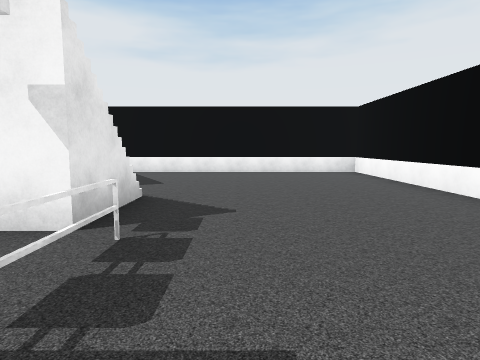
[1] (above)

14 first-person views from a walk through a Unity game level. The camera is 1.5 m above the floor, tilts 6° down and sees 75° across. The floor is counted in squares, 2 m on a side. Each view is taken from the middle of a square. On the plan, view 1 faces up. The plan holds only what a view shows up to about 10 squares ahead; the rest is blank. Some animated figures are left out.

[2]
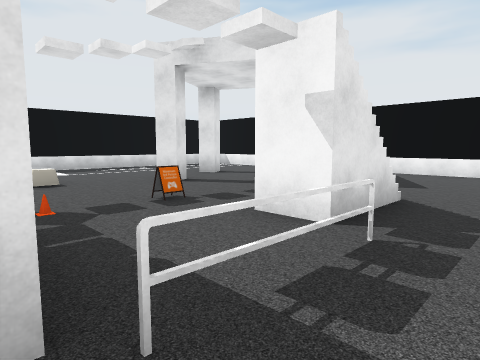

[3]
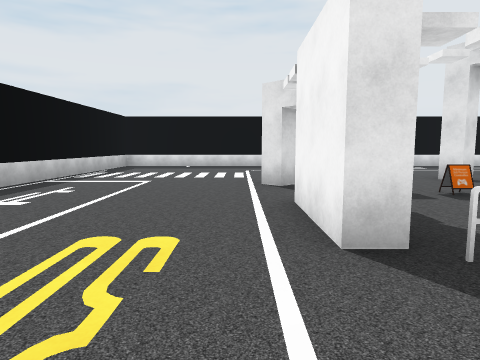

[4]
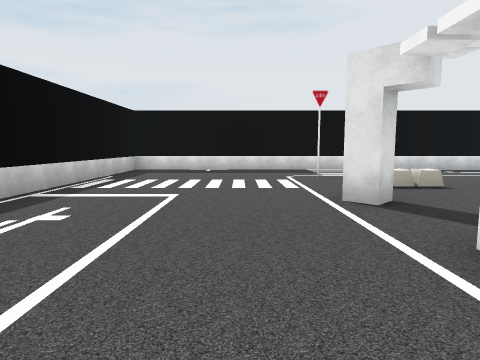

[5]
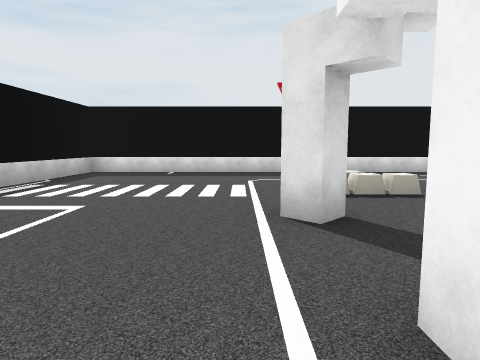

[6]
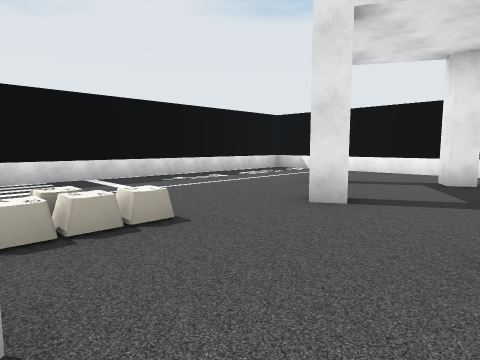

[7]
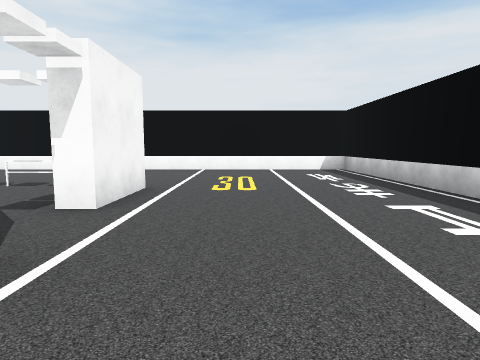

[8]
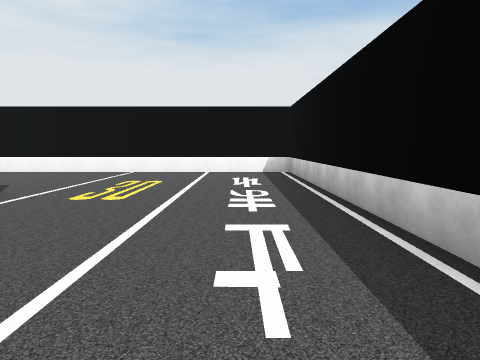

[9]
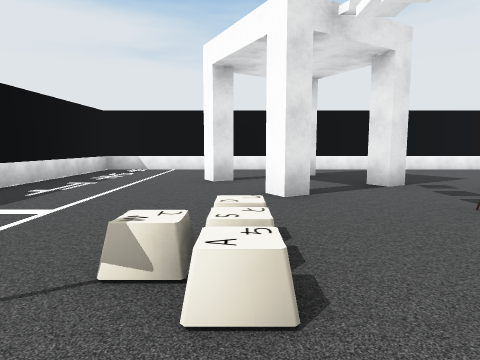

[10]
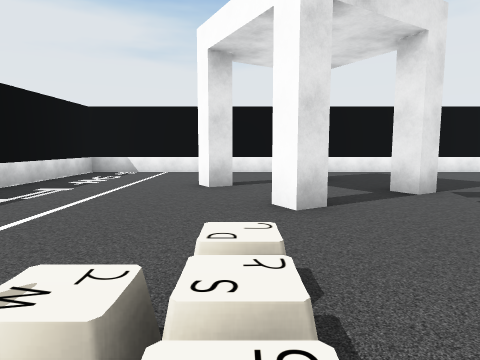

[11]
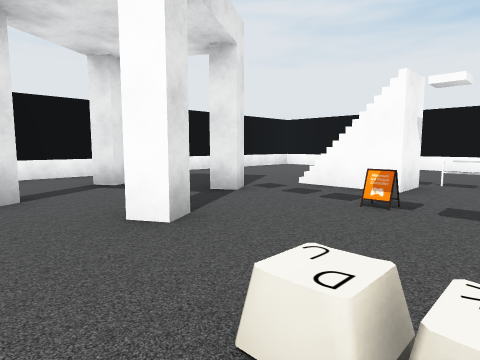

[12]
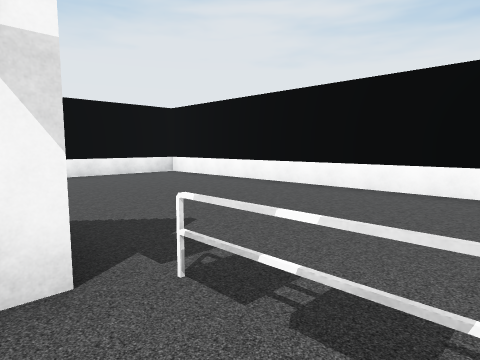

[13]
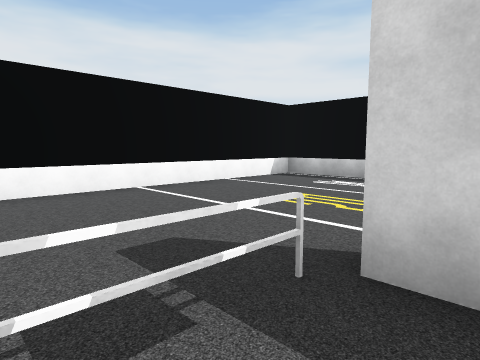

[14]
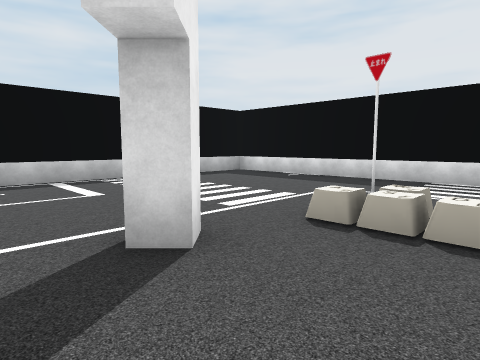

### Floor plan
Points are (right, up) in squares from view 1. A wall is a line through its corners. A room is listed if a view was taken in it or the views show most of it. See-through windows are left out.
Room 1 (views 1, 2, 3, 4, 5, 6, 7, 8, 9, 10, 11, 12, 13, 14)
walls: (-1.9, 0.2) (-1.2, 0.2) (-1.2, -0.2) (-3.3, -0.2) (-3.3, 0.2); (-5.8, -0.3) (-5.4, 0.1) (-5, -0.2) (-5.4, -0.6); (-6.1, 4.4) (-5.9, 3.9) (-6.3, 3.7) (-6.6, 4.1); (-3.7, 5.2) (-4.2, 4.9) (-4.4, 5.4); (-4.9, 7.4) (-5.4, 7.1) (-5.7, 7.5); (-11.5, -5.5) (3.5, -5.5) (3.5, 9.5) (-11.5, 9.5) (-11.5, -5.5)
low walls: (-4.1, 2.2) (-4.1, 2.7); (-4, 2.8) (-4, 2.3); (-6.8, 1.5) (-6.8, 0.5); (-6.8, 1.4) (-7.3, 1.4) (-7.3, 0.7) (-6.8, 0.7); (-6.8, 0.8) (-7.5, 0.8); (-7.2, 1.2) (-6.8, 1.2); (-7.2, 1) (-7.2, 1.5)
objects: other object (-1, 1) to (-1, 2)

Positions as (right, up) in squares from view 1, and headings:
1: (0, 0), facing up
2: (0, 0), facing up-left
3: (1, -1), facing left
4: (-1, -2), facing left
5: (-2, -1), facing left
6: (-4, 0), facing up-left
7: (-7, -2), facing right
8: (-6, -4), facing right
9: (-7, -1), facing up
10: (-7, 0), facing up
11: (-8, 1), facing up-right
12: (-2, 1), facing up-right
13: (-2, 2), facing down-right
14: (-4, 2), facing down-left
